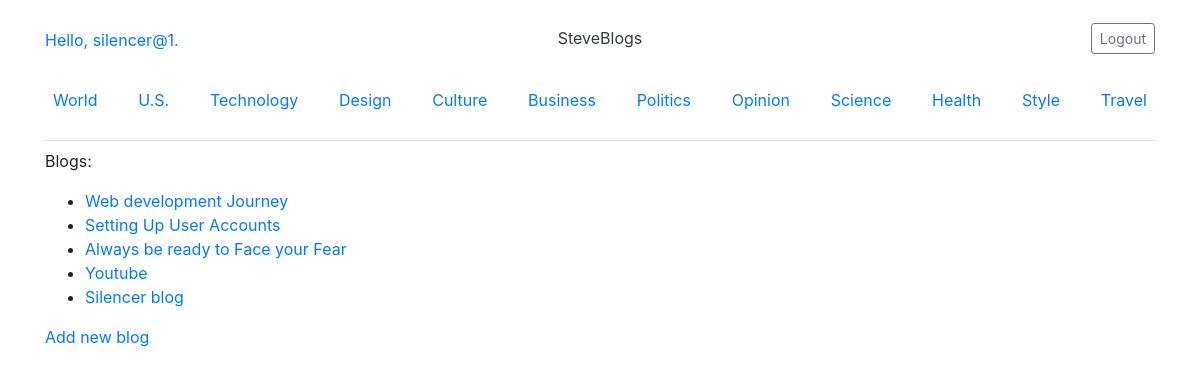
Page /blogs (signed in) on the committed database.
### blogs/models.py (models this page shows)
class BlogPost(models.Model):
    title = models.CharField(max_length= 200)
    text = models.TextField()
    date_added = models.DateTimeField(auto_now_add= True)
    owner = models.ForeignKey(User, on_delete= models.CASCADE)
    def __str__(self):
        if len(self.title) > 50:
            return f"{self.title[:50]}..."
        else:
            return self.title

### blogs/views.py (the view)
# urls.py: path('', include('blogs.urls')),
def blogs(request):
    blogs = BlogPost.objects.order_by('date_added')
    context = {'blogs':blogs}
    return render(request, 'blogs/blogs.html', context)

### blogs/templates/blogs/blogs.html
{% extends "blogs/base.html" %}
{% block content %}
<p>Blogs:</p>
<ul>
    {% for blog in blogs %}
        <li><a href="{% url 'blogs:blog' blog.id %}">{{blog}}</a></li>
    {% empty %}
        <li>No blog has been added yet</li>
    {% endfor %}
</ul>
<a href="{% url 'blogs:new_blog' %}">Add new blog </a>
{% endblock content %}

### blogs/templates/blogs/base.html (shortened to what this page needs)
{% load bootstrap4 %}
<!doctype html>
<html lang="en">
    <head>
        {% bootstrap_css %}
    </head>
    <body>
        <div class="container">
            <header class="blog-header lh-1 py-3">
              <div class="row flex-nowrap justify-content-between align-items-center">
                <div class="col-4 pt-1">
                    {% if user.is_authenticated %}
                    <span class="navbar-text"><a href="{% url 'blogs:blogs' %}"> Hello, {{user.username}}.</a></span>
                    {% else %}
                    <a class="link-secondary" href="{% url 'users:register' %}">Register</a>
                    <a class="link-secondary" href="{% url 'users:login' %}">Login</a>
                    {% endif %}
                </div>
                {%if user.is_authenticated %}
                <div class="col-4 text-center">
                  <a class="blog-header-logo text-dark" href="{% url 'blogs:index' %}">SteveBlogs</a>
                </div>
                <div class="col-4 d-flex justify-content-end align-items-center">
                  <a class="btn btn-sm btn-outline-secondary" href="{% url 'users:logout' %}">Logout</a>
                {% endif %}
              </div>
            </div>
            </header>
            <div class="nav-scroller py-1 mb-2">
                <nav class="nav d-flex justify-content-between">
                  <a class="p-2 link-secondary" href="{% url 'blogs:blogs' %}">World</a>
                  <a class="p-2 link-secondary" href="{% url 'blogs:blogs' %}">U.S.</a>
                  <a class="p-2 link-secondary" href="{% url 'blogs:blogs' %}">Technology</a>
                  <a class="p-2 link-secondary" href="{% url 'blogs:blogs' %}">Design</a>
                  <a class="p-2 link-secondary" href="{% url 'blogs:blogs' %}">Culture</a>
                  <a class="p-2 link-secondary" href="{% url 'blogs:blogs' %}">Business</a>
                  <a class="p-2 link-secondary" href="{% url 'blogs:blogs' %}">Politics</a>
                  <a class="p-2 link-secondary" href="{% url 'blogs:blogs' %}">Opinion</a>
                  <a class="p-2 link-secondary" href="{% url 'blogs:blogs' %}">Science</a>
                  <a class="p-2 link-secondary" href="{% url 'blogs:blogs' %}">Health</a>
                  <a class="p-2 link-secondary" href="{% url 'blogs:blogs' %}">Style</a>
                  <a class="p-2 link-secondary" href="{% url 'blogs:blogs' %}">Travel</a>
                </nav>
            </div>
        </div>
      </body>
        <main role="main" class="container">
          <div class="pb-2 mb-2 border-bottom">
          </div>
          <div>
              {% block content %}{% endblock %}
          </div>
      </main>
</html>

### rows in the picture
BlogPost: title "Web development Journey"
BlogPost: title "Setting Up User Accounts"
BlogPost: title "Always be ready to Face your Fear"
BlogPost: title "Youtube"
BlogPost: title "Silencer blog"

### other values in the picture
{{ user.username }} "silencer@1"
